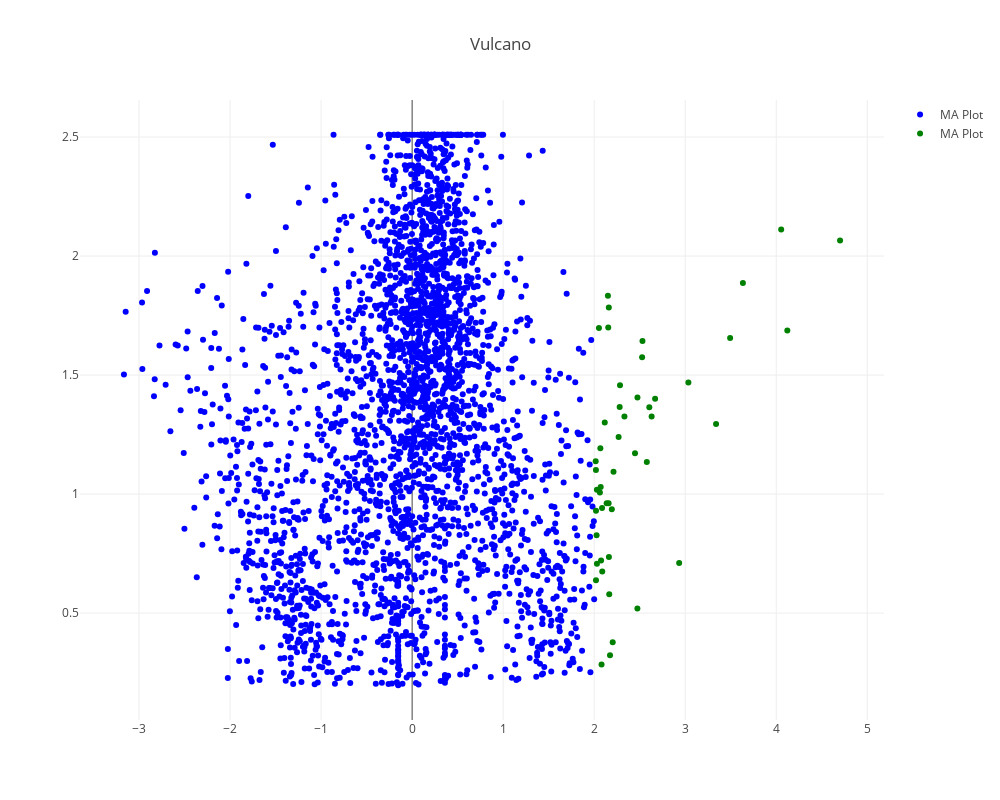

The notebook cell this image was saved under:
### Code cell
from plotly.offline import init_notebook_mode, iplot
import plotly.graph_objs as go
init_notebook_mode(connected=True)
#interactive plot 'logFC',y='log10p'

the_rest = df[df['fcn_mean']<2]
up_control = df[df['fcn_mean']>2]

#select.loc[i]['fcn_mean'], 
#                  select.loc[i]['log10_score'], 
#                  select.loc[i]['Gene_desc'].split(',')[0][0:30],



trace_1 = go.Scatter(
    x=the_rest.fcn_mean,
    y=the_rest['log10_score'],
    mode='markers',
    name='MA Plot',
    #text = [a + ' ' +b for a,b in zip(temp.index.values, temp.Gene_desc)],
    #hoverinfo = 'text',
    marker=dict(
        #size=16,
        color = 'blue'#np.log10(temp.Score), #set color equal to a variable
        #colorscale='Bluered',
        #showscale=True
    )
)

trace_2 = go.Scatter(
    x=up_control.fcn_mean,
    y=up_control['log10_score'],
    mode='markers',
    name='MA Plot',
    text = up_control.Gene_desc,# +' '+up_control.desc,
    hoverinfo = 'text',
    marker=dict(
        #size=16,
        color = 'green'#np.log10(temp.Score), #set color equal to a variable
        #colorscale='Bluered',
        #showscale=True
    )
)




layout = dict(title='Vulcano',
             width=1000,
             height=800)


fig = go.Figure(data=[trace_1,trace_2], 
                layout=layout)
iplot(fig, filename='test')

### Figure 1 — Plotly figure (JSON) as saved in the notebook; plotly's stock layout.template omitted (floating-point values rounded to 4 significant figures; data arrays with more than 128 entries replaced by an {"elided": "..."} marker saying what was removed)
{"data": [{"marker": {"color": "blue"}, "mode": "markers", "name": "MA Plot", "type": "scatter", "uid": "161f7938-d9ef-11e9-b77a-005056c00008", "x": {"elided": "2879 float values"}, "y": {"elided": "2879 float values"}}, {"hoverinfo": "text", "marker": {"color": "green"}, "mode": "markers", "name": "MA Plot", "text": ["variant surface glycoprotein (VSG, pseudogene), putative", "phosphatidylinositolN- acetylglucosaminyltransferase subunit c, putative", "Sec8 exocyst complex component specific domain/Invariant surface glycoprotein, putative", "N-acetylglucosaminyl-phosphatidylinositol biosynthetic protein, putative", "soluble N-ethylmaleimide sensitive factor (NSF) attachment protein, putative", "cyclin-like F-box protein 2", "PIG-P, putative", "EF-hand domain pair, putative", "aquaglyceroporin 2", "POC1 centriolar protein homolog", "hypothetical protein, conserved", "hypothetical protein, conserved", "hypothetical protein, conserved", "hypothetical protein, conserved", "Component of motile flagella 9", "hypothetical protein, conserved", "Domain of unknown function (DUF4470)/Domain of unknown function (DUF4471), putative", "hypothetical protein, conserved", "translation-associated element 2, putative", "hypothetical protein, conserved", "amino acid transporter, putative", "hypothetical protein, conserved", "Uncharacterised protein family UPF0564, putative", "hypothetical protein, conserved", "hypothetical protein, conserved", "Domain of unknown function (DUF4200), putative", "ATP-dependent DEAD/H RNA helicase, putative", "ubiquitin-conjugating enzyme E2, putative", "Arv1-like family, putative", "hypothetical protein, conserved", "N-acetylglucosamyl transferase component GPI1, putative", "hypothetical protein, conserved", "R3H-associated N-terminal domain containing protein, putative", "Phosphatidylinositol N-acetylglucosaminyltransferase subunit Y, putative", "GPI-GlcNAc transferase complex, PIG-H component, putative", "hypothetical protein, conserved", "hypothetical protein, conserved", "hypothetical protein, conserved", "ribosomal RNA processing protein 4", "hypothetical protein, conserved", "hypothetical protein, conserved", "hypothetical protein, conserved", "ubiquitin fold modifier protein, putative", "SET domain containing protein, putative", "hypothetical protein, conserved", "Nucleoporin GLE2", "PRP3, putative", "hypothetical protein, conserved"], "type": "scatter", "uid": "161f7939-d9ef-11e9-a296-005056c00008", "x": [2.203, 3.493, 2.071, 4.701, 2.578, 2.016, 3.634, 2.194, 2.933, 2.669, 2.212, 2.137, 2.086, 2.154, 2.284, 2.026, 2.019, 2.076, 2.606, 2.03, 2.165, 2.158, 2.151, 2.068, 2.174, 2.448, 2.063, 2.02, 3.339, 2.116, 4.054, 2.02, 2.268, 2.081, 4.121, 2.162, 2.052, 2.631, 2.088, 2.526, 2.475, 2.332, 2.03, 2.475, 3.034, 2.28, 2.161, 2.53], "y": [0.3773, 1.656, 1.03, 2.065, 1.134, 1.138, 1.887, 0.9359, 0.7106, 1.4, 1.093, 0.9616, 0.9411, 1.7, 1.458, 0.8271, 1.101, 0.7211, 1.365, 0.7071, 0.5787, 0.9611, 1.833, 1.192, 0.3223, 1.172, 1.007, 0.6383, 1.294, 1.301, 2.111, 0.9298, 1.24, 0.2835, 1.687, 0.7356, 1.698, 1.326, 0.6749, 1.575, 1.406, 1.326, 1.019, 0.5196, 1.469, 1.366, 1.784, 1.643]}], "layout": {"height": 800, "title": "Vulcano", "width": 1000}}
